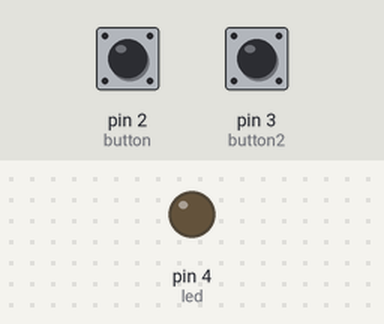
A sketch run on a simulated Arduino Uno, built with avr-gcc and run on an emulated ATmega328P. Parts: output pins drawn as LEDs (lit = HIGH). The inputs (shaded band) are chosen by the test bench; at power-on: pin 2 (button) LOW, pin 3 (button2) LOW.

Above: at 1.2 s.
1.3 s: pin 2 (button) pulled HIGH for 0.15 s
At 1.9 s:
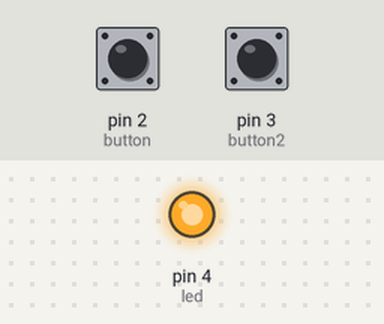
2.9 s: pin 3 (button2) pulled HIGH for 0.15 s
At 4.1 s:
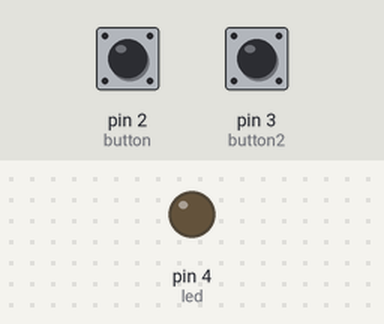
4.5 s: pin 2 (button) pulled HIGH for 1 s
At 5.5 s:
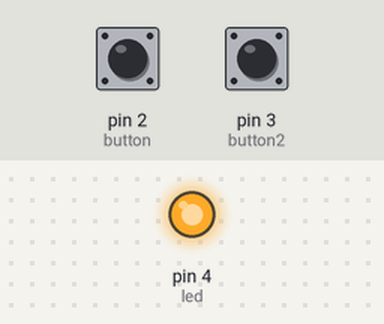
Timing chart, 0 to 7.5 s (numbered marks = the images above; inputs shaded):
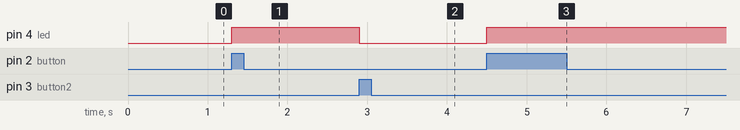

Measured:
- after the input at 1.3 s, pin 4 (led): LOW → HIGH at once
- after the input at 2.9 s, pin 4 (led): HIGH → LOW at once
- after the input at 4.5 s, pin 4 (led): LOW → HIGH at once

The sketch:

sketch_oct18e.ino
```cpp
const byte led = 4;
const byte button = 2;
const byte button2 = 3;
bool button_status ;
bool status;
void setup()
{
  pinMode(led, OUTPUT);
  pinMode (button, INPUT);
  pinMode (button2, INPUT);
}

void loop()
{
  button_status = digitalRead(button);
  status = digitalRead(button2);
  if(button_status){
    digitalWrite(led, HIGH);

  }else{
    if(status){
      digitalWrite(led, LOW);
    }

  }
}
```
